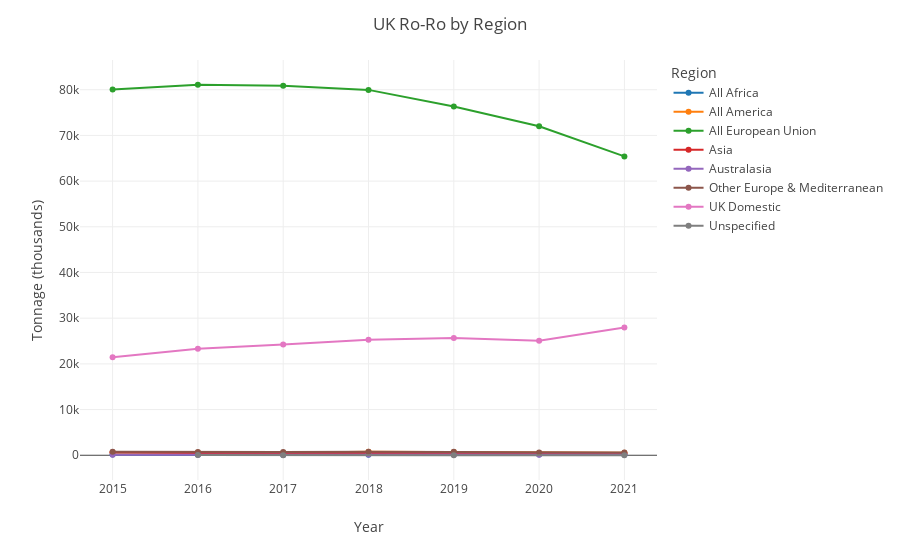

This figure's notebook cell:
### Code cell
#Data Filter
df_roro = df.loc[(df['Direction'] == 'Both Directions') & (df['Cargo Group'] == 'Ro-Ro')]
df_roro = df_roro.groupby(['Year', 'Region']).sum()
df_roro = df_roro.reset_index()
df_roro = df_roro.loc[df_roro['Year'] > 2014]

#Plot
fig = px.line(df_roro, x='Year', y='Tonnage (thousands)', color='Region', markers='Region', template='none')
fig.update_layout(title = 'UK Ro-Ro by Region')
fig.show()

### Figure 1 — Plotly figure (JSON) as saved in the notebook; plotly's stock layout.template omitted (floating-point values rounded to 4 significant figures)
{"data": [{"hovertemplate": "Region=All Africa<br>Year=%{x}<br>Tonnage (thousands)=%{y}<extra></extra>", "legendgroup": "All Africa", "line": {"color": "#1F77B4", "dash": "solid"}, "marker": {"symbol": "circle"}, "mode": "markers+lines", "name": "All Africa", "orientation": "v", "showlegend": true, "type": "scatter", "x": [2015, 2016, 2017, 2018, 2019, 2020, 2021], "xaxis": "x", "y": [146, 122, 75, 122, 166, 160, 124.2], "yaxis": "y"}, {"hovertemplate": "Region=All America<br>Year=%{x}<br>Tonnage (thousands)=%{y}<extra></extra>", "legendgroup": "All America", "line": {"color": "#FF7F0E", "dash": "solid"}, "marker": {"symbol": "circle"}, "mode": "markers+lines", "name": "All America", "orientation": "v", "showlegend": true, "type": "scatter", "x": [2015, 2016, 2017, 2018, 2019, 2020, 2021], "xaxis": "x", "y": [587, 609, 530, 788, 725, 516, 567.4], "yaxis": "y"}, {"hovertemplate": "Region=All European Union<br>Year=%{x}<br>Tonnage (thousands)=%{y}<extra></extra>", "legendgroup": "All European Union", "line": {"color": "#2CA02C", "dash": "solid"}, "marker": {"symbol": "circle"}, "mode": "markers+lines", "name": "All European Union", "orientation": "v", "showlegend": true, "type": "scatter", "x": [2015, 2016, 2017, 2018, 2019, 2020, 2021], "xaxis": "x", "y": [80043, 81089, 80870, 79967, 76306, 72009, 65410.0], "yaxis": "y"}, {"hovertemplate": "Region=Asia<br>Year=%{x}<br>Tonnage (thousands)=%{y}<extra></extra>", "legendgroup": "Asia", "line": {"color": "#D62728", "dash": "solid"}, "marker": {"symbol": "circle"}, "mode": "markers+lines", "name": "Asia", "orientation": "v", "showlegend": true, "type": "scatter", "x": [2015, 2016, 2017, 2018, 2019, 2020, 2021], "xaxis": "x", "y": [663, 476, 494, 484, 516, 461, 375.7], "yaxis": "y"}, {"hovertemplate": "Region=Australasia<br>Year=%{x}<br>Tonnage (thousands)=%{y}<extra></extra>", "legendgroup": "Australasia", "line": {"color": "#9467BD", "dash": "solid"}, "marker": {"symbol": "circle"}, "mode": "markers+lines", "name": "Australasia", "orientation": "v", "showlegend": true, "type": "scatter", "x": [2015, 2016, 2017, 2018, 2019, 2020, 2021], "xaxis": "x", "y": [100, 98, 110, 145, 119, 122, 159.2], "yaxis": "y"}, {"hovertemplate": "Region=Other Europe & Mediterranean<br>Year=%{x}<br>Tonnage (thousands)=%{y}<extra></extra>", "legendgroup": "Other Europe & Mediterranean", "line": {"color": "#8C564B", "dash": "solid"}, "marker": {"symbol": "circle"}, "mode": "markers+lines", "name": "Other Europe & Mediterranean", "orientation": "v", "showlegend": true, "type": "scatter", "x": [2015, 2016, 2017, 2018, 2019, 2020, 2021], "xaxis": "x", "y": [775, 684, 730, 769, 771, 627, 617.4], "yaxis": "y"}, {"hovertemplate": "Region=UK Domestic<br>Year=%{x}<br>Tonnage (thousands)=%{y}<extra></extra>", "legendgroup": "UK Domestic", "line": {"color": "#E377C2", "dash": "solid"}, "marker": {"symbol": "circle"}, "mode": "markers+lines", "name": "UK Domestic", "orientation": "v", "showlegend": true, "type": "scatter", "x": [2015, 2016, 2017, 2018, 2019, 2020, 2021], "xaxis": "x", "y": [21460, 23308, 24216, 25302, 25671, 25065, 27980.0], "yaxis": "y"}, {"hovertemplate": "Region=Unspecified<br>Year=%{x}<br>Tonnage (thousands)=%{y}<extra></extra>", "legendgroup": "Unspecified", "line": {"color": "#7F7F7F", "dash": "solid"}, "marker": {"symbol": "circle"}, "mode": "markers+lines", "name": "Unspecified", "orientation": "v", "showlegend": true, "type": "scatter", "x": [2016, 2017, 2019, 2021], "xaxis": "x", "y": [47, 2, 0, 0], "yaxis": "y"}], "layout": {"legend": {"title": {"text": "Region"}, "tracegroupgap": 0}, "margin": {"t": 60}, "title": {"text": "UK Ro-Ro by Region"}, "xaxis": {"anchor": "y", "domain": [0, 1], "title": {"text": "Year"}}, "yaxis": {"anchor": "x", "domain": [0, 1], "title": {"text": "Tonnage (thousands)"}}}}
